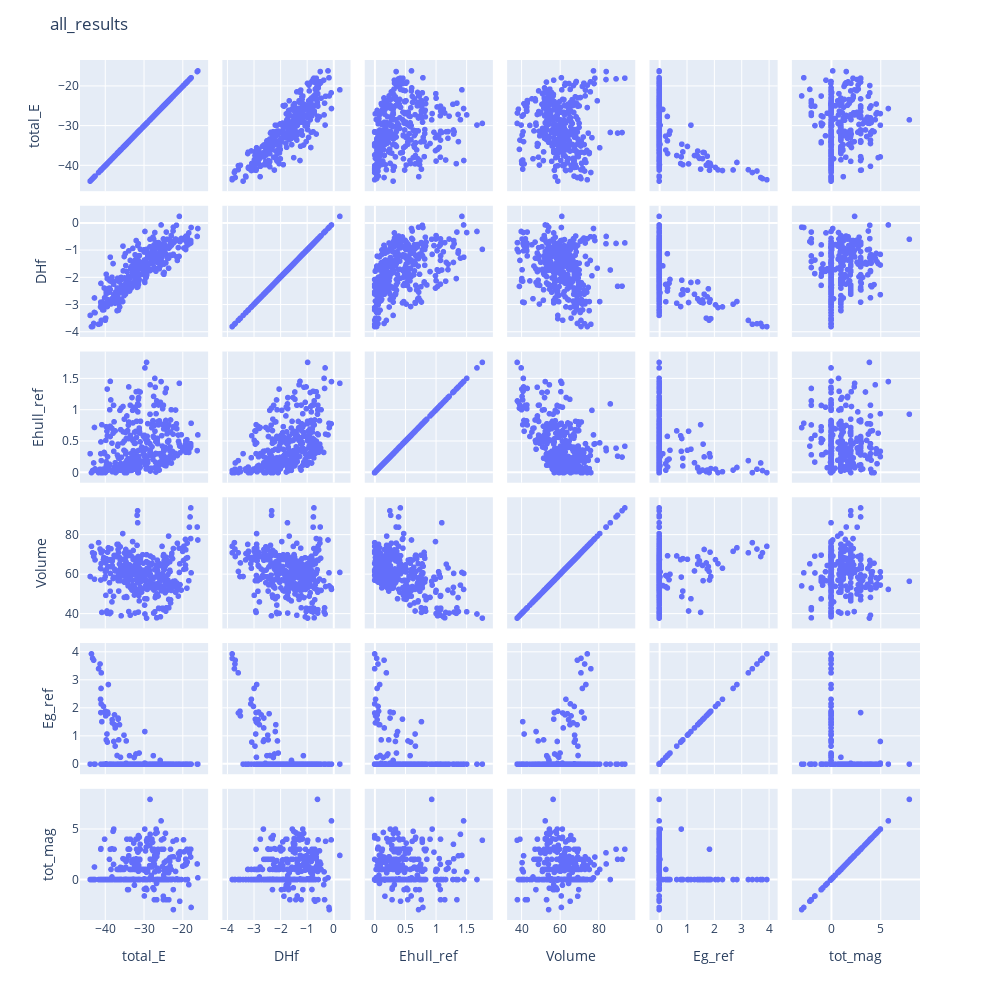

The notebook cell saved with this chart:
### Code cell
fig = px.scatter_matrix(df_bulk, 
                        dimensions = ['total_E', 'DHf', 'Ehull_ref','Volume', 'Eg_ref', 'tot_mag'], 
                       hover_name = 'formula')
fig.update_layout(height = 1000, width = 1000, title_text = 'all_results')

# py.iplot(fig, filename = "scatter_matrix")
fig.show()

### Figure 1 — Plotly figure (JSON) as saved in the notebook; plotly's stock layout.template omitted (floating-point values rounded to 4 significant figures; data arrays with more than 128 entries replaced by an {"elided": "..."} marker saying what was removed)
{"data": [{"dimensions": [{"axis": {"matches": true}, "label": "total_E", "values": {"elided": "347 float values"}}, {"axis": {"matches": true}, "label": "DHf", "values": {"elided": "347 float values"}}, {"axis": {"matches": true}, "label": "Ehull_ref", "values": {"elided": "347 float values"}}, {"axis": {"matches": true}, "label": "Volume", "values": {"elided": "347 float values"}}, {"axis": {"matches": true}, "label": "Eg_ref", "values": {"elided": "347 float values"}}, {"axis": {"matches": true}, "label": "tot_mag", "values": {"elided": "347 float values"}}], "hovertemplate": "<b>%{hovertext}</b><br><br>%{xaxis.title.text}=%{x}<br>%{yaxis.title.text}=%{y}<extra></extra>", "hovertext": {"elided": "347 str values"}, "legendgroup": "", "marker": {"color": "#636efa", "symbol": "circle"}, "name": "", "showlegend": false, "type": "splom"}], "layout": {"dragmode": "select", "height": 1000, "legend": {"tracegroupgap": 0}, "margin": {"t": 60}, "title": {"text": "all_results"}, "width": 1000}}
